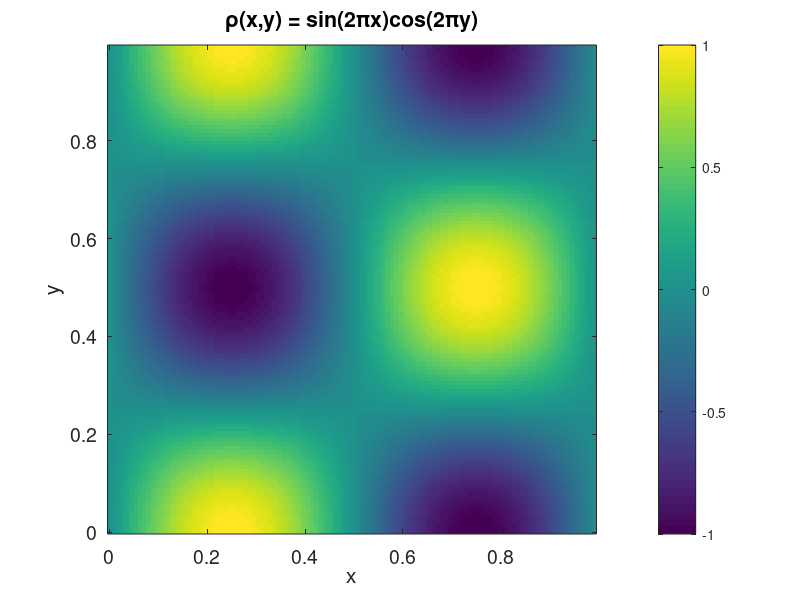
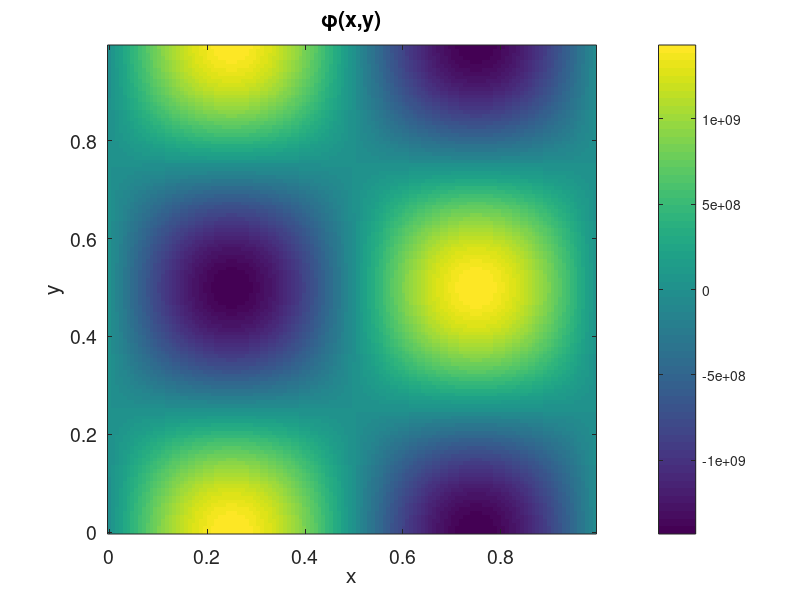
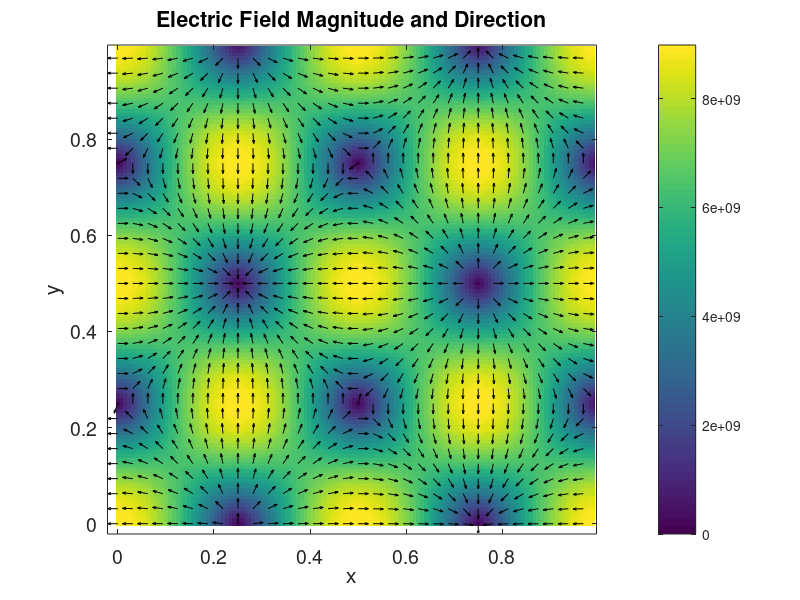
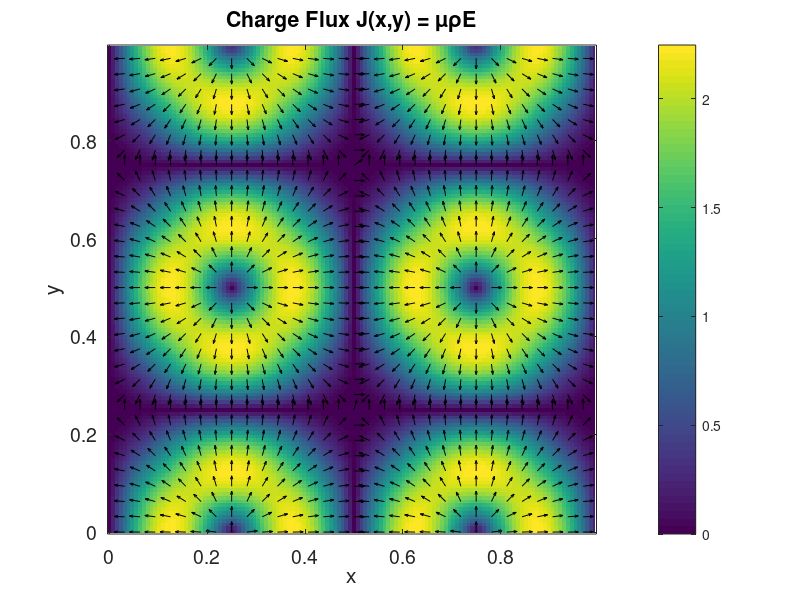

Write the MATLAB code that produced these figures, in order.
#!/usr/bin/env -S octave --no-gui --quiet
set(0, "defaultfigurevisible", "off");  % hide figure window
addpath(genpath("./../../src"));  % add src folder to path


% -------------------------------------------------------------------------
% 2D Poisson equation using FFT: ∇²φ = -ρ/ε₀
% -------------------------------------------------------------------------
clear; clc;

mu = 5e-10;
% Parameters
Nx = 128; Ny = 128;
Lx = 1.0; Ly = 1.0;

dx = Lx / Nx; 
dy = Ly / Ny;

epsilon0 = 8.854e-12;

x = linspace(0, Lx - dx, Nx);
y = linspace(0, Ly - dy, Ny);

[X, Y] = meshgrid(x, y);

% Charge density
rho = sin(2*pi*X) .* cos(2*pi*Y);

% FFT of charge
rho_hat = fft2(rho);

% Wavenumbers
kx = (2*pi/Lx) * [0:(Nx/2-1) -Nx/2:-1];
ky = (2*pi/Ly) * [0:(Ny/2-1) -Ny/2:-1];

[KX, KY] = meshgrid(kx, ky);

k2 = KX.^2 + KY.^2;
k2(1,1) = 1;       % avoid division by zero

% Solve in Fourier space
phi_hat = rho_hat ./ (epsilon0 * k2);
phi_hat(1,1) = 0;  % zero-mean potential
phi = real(ifft2(phi_hat));

% -------------------------------------------------------------------------
% Electric field and flux
% -------------------------------------------------------------------------

[phi_x, phi_y] = gradient(phi, dx, dy);

Ex = -phi_x; 
Ey = -phi_y;
E_mag = sqrt(Ex.^2 + Ey.^2);


Jx = mu * rho .* Ex;
Jy = mu * rho .* Ey;

% -------------------------------------------------------------------------
% Rate of charge change
% -------------------------------------------------------------------------

[divJx, divJy] = gradient(Jx, dx, dy);

rho_dot = -(divJx + divJy);
rho_dot = rho_dot - mean(rho_dot(:));   % remove drift

new_rho = rho + 0.01 * rho_dot;

% -------------------------------------------------------------------------
% Plot: Charge Density
% -------------------------------------------------------------------------

figure;
imagesc(x, y, rho);
axis image; colorbar;
title('\rho(x,y) = sin(2πx)cos(2πy)');
xlabel('x'); 
ylabel('y');
set(gca, 'FontSize', 14, 'YDir', 'normal');
print("2D_Rho.png", "-dpng");

% -------------------------------------------------------------------------
% Plot: Potential
% -------------------------------------------------------------------------

figure;
imagesc(x, y, phi);
axis image; colorbar;
title('\phi(x,y)');
xlabel('x'); ylabel('y');
set(gca, 'FontSize', 14, 'YDir', 'normal');
print("2D_Potential.png", "-dpng");


% -------------------------------------------------------------------------
% Plot: Electric Field Vectors (normalized)
% -------------------------------------------------------------------------

figure;
imagesc(x, y, E_mag); 
axis image; hold on;
colorbar;
title('Electric Field Magnitude and Direction');
xlabel('x'); ylabel('y');

step = 4; % Downsample for clarity
Xs = X(1:step:end, 1:step:end);
Ys = Y(1:step:end, 1:step:end);
Exs = Ex(1:step:end, 1:step:end);
Eys = Ey(1:step:end, 1:step:end);
Ems = E_mag(1:step:end, 1:step:end);
quiver(Xs, Ys, Exs./Ems, Eys./Ems, 0.5, 'k');

set(gca, 'FontSize', 14, 'YDir', 'normal');
print("2D_ElectricField_Vectors.png", "-dpng");

% -------------------------------------------------------------------------
% Plot: Charge Flux
% -------------------------------------------------------------------------

figure;
J_mag = sqrt(Jx.^2 + Jy.^2);     % Flux magnitude
imagesc(x, y, J_mag);            % Background color map
axis image; hold on;
colorbar;
title('Charge Flux J(x,y) = μρE');
xlabel('x'); ylabel('y');

step = 4;  % Downsample for clarity
Xs = X(1:step:end, 1:step:end);
Ys = Y(1:step:end, 1:step:end);
Jxs = Jx(1:step:end, 1:step:end);
Jys = Jy(1:step:end, 1:step:end);
Jms = J_mag(1:step:end, 1:step:end);

% Normalize arrows for consistent size
quiver(Xs, Ys, Jxs./Jms, Jys./Jms, 0.5, 'k');

set(gca, 'FontSize', 14, 'YDir', 'normal');
print("2D_ChargeFlux_Map.png", "-dpng");


% -------------------------------------------------------------------------
% Plot: Rate of Change of Charge
% -------------------------------------------------------------------------
figure;
imagesc(x, y, rho_dot);
axis image; colorbar;
title('Rate of Change \rhȯ(x,y) = -∇·J');
xlabel('x'); ylabel('y');
set(gca, 'FontSize', 14, 'YDir', 'normal');
print("2D_RhoDot.png", "-dpng");

% -------------------------------------------------------------------------
% Plot: Old vs New Charge Density
% -------------------------------------------------------------------------

figure;

subplot(2,2,1)
imagesc(x, y, rho);
axis image; colorbar;
title('Old \rho(x,y)');
set(gca, 'YDir', 'normal', 'FontSize', 14);

subplot(2,2,2)
imagesc(x, y, new_rho);
axis image; colorbar;
title('New \rho(x,y)');
set(gca, 'YDir', 'normal', 'FontSize', 14);

% Difference map: Δρ = new_rho - rho
subplot(2,2,3)
imagesc(x, y, new_rho - rho);
axis image; colorbar;
colormap(viridis);
title('\Delta\rho(x,y) = New - Old');
set(gca, 'YDir', 'normal', 'FontSize', 14);

print("2D_Rho_Comparison_Diff.png", "-dpng");

printf("All 2D FFT Poisson computations and plots completed.\n");

